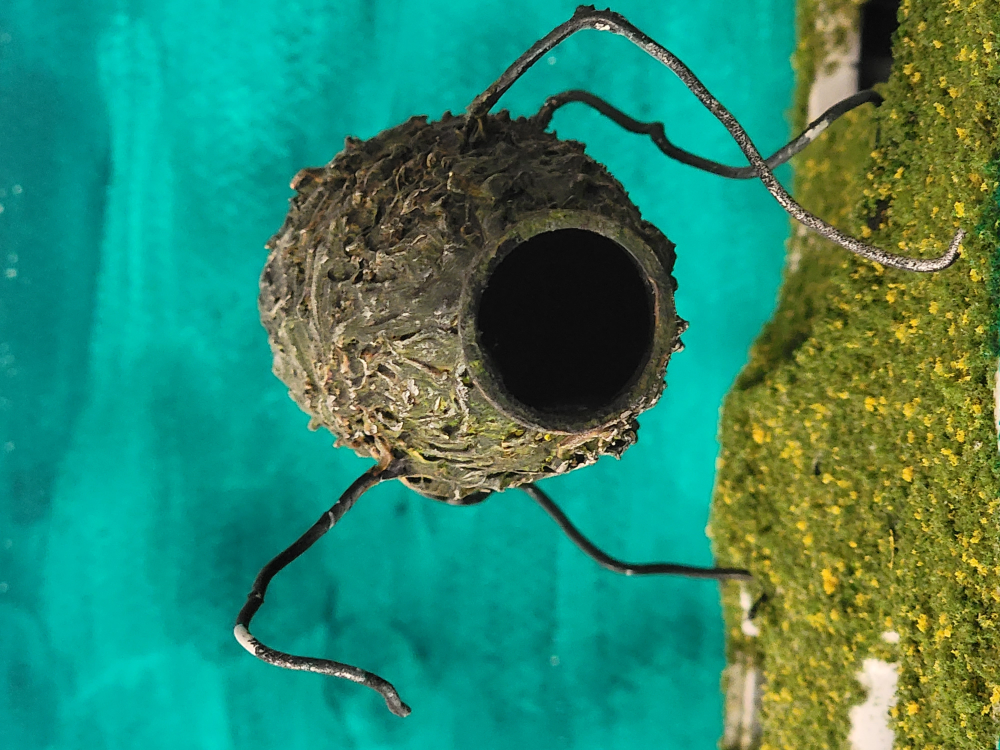
#> input picture photos/character/striding-moss-creature.jpg, 4000 x 3000 px, found by its file name (shown at 1/4 size)
$ python tex_55.py
#> lines starting #> are read from the running program, lines starting #| are printed output that depends on the picture
"""Textures for queue item 55 (photos/character/striding-moss-creature.jpg; stored sideways, turned upright first).
  mc_moss.png   the creature's crusty moss/bark skin, cut from the top of its egg body, made seamless
  mc_mound.png  the bright model-railway grass mound with yellow flower flecks, seamless
"""
import os, numpy as np, cv2
from PIL import Image
OUT = "assets/textures"
im = cv2.cvtColor(np.asarray(Image.open("photos/character/striding-moss-creature.jpg").convert("RGB").transpose(Image.ROTATE_270)), cv2.COLOR_RGB2BGR)
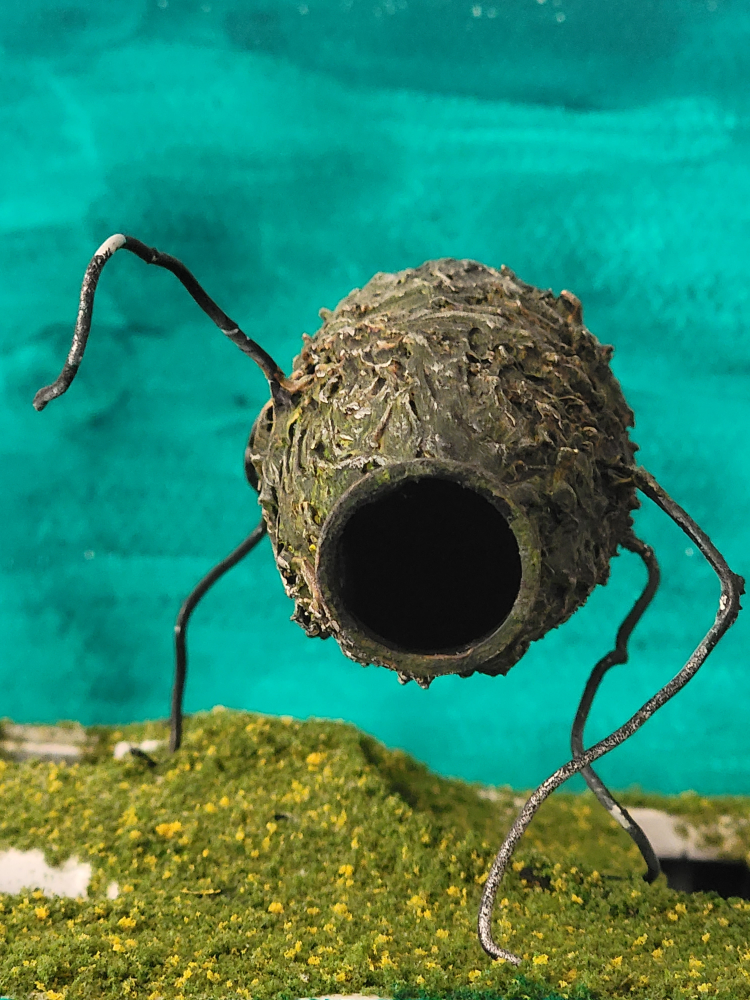
#> im: shape (4000, 3000, 3) (shown at 1/4 size); mean B, G, R 106.4, 135.8, 46.4
H, W = im.shape[:2]
#> H = 4000; W = 3000
def crop(a, b): return im[int(b[1] * H):int(b[3] * H), int(b[0] * W):int(b[2] * W)]
def seamless(p, size, flat=True):
#> called with size = (512, 512), flat = True
    p = cv2.resize(p, size, interpolation=cv2.INTER_AREA).astype(np.float32); w, h = size
    r = np.roll(np.roll(p, h // 2, 0), w // 2, 1)
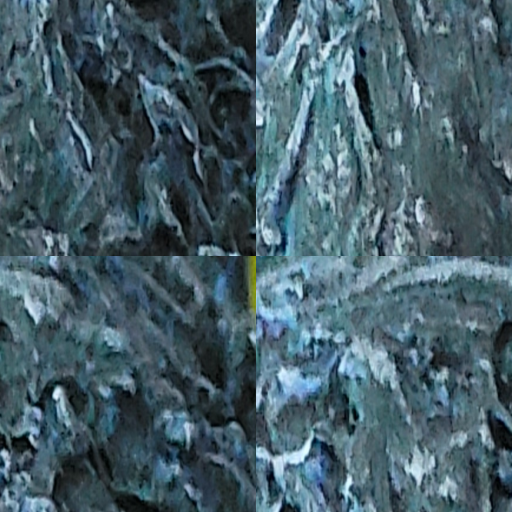
#> r: shape (512, 512, 3) float32; mean of channels 0, 1, 2 70.6, 94.3, 104.7; drawn as R, G, B
    wx = np.minimum(np.minimum(np.arange(w), w - 1 - np.arange(w)) / (w / 2), 1); wy = np.minimum(np.minimum(np.arange(h), h - 1 - np.arange(h)) / (h / 2), 1)
    m = np.minimum(wy[:, None], wx[None, :])[:, :, None] ** 0.6
    out = p * m + r * (1 - m)
    if flat: low = cv2.GaussianBlur(out, (0, 0), w / 6); out = out - low + low.mean((0, 1))
#> after `low = cv2.GaussianBlur(out, (0, 0), w / 6)`:
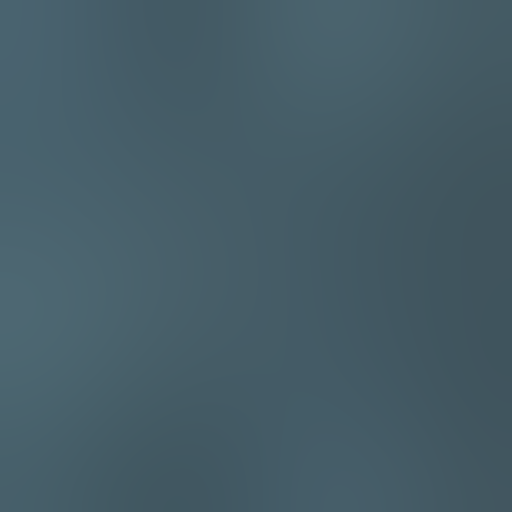
#> low: shape (512, 512, 3) float64; mean of channels 0, 1, 2 69.6, 92.9, 103.2; drawn as R, G, B
    return out.clip(0, 255).astype(np.uint8)
def save(n, a): cv2.imwrite(os.path.join(OUT, n), a); print("wrote", n)
#> called with n = 'mc_moss.png'
#| wrote mc_moss.png
# body skin: the upper body between the antenna root and the right edge, above the mouth
save("mc_moss.png", seamless(im[int(0.31 * H):int(0.45 * H), int(0.49 * W):int(0.78 * W)], (512, 512)))
# mound grass
save("mc_mound.png", seamless(im[int(0.88 * H):int(0.995 * H), int(0.2 * W):int(0.6 * W)], (512, 512)))
#> call 2 of seamless, with size = (512, 512), flat = True
#> in seamless (call 2), `p = cv2.resize(p, size, interpolation=cv2.INTER_AREA).astype(np.float3`:
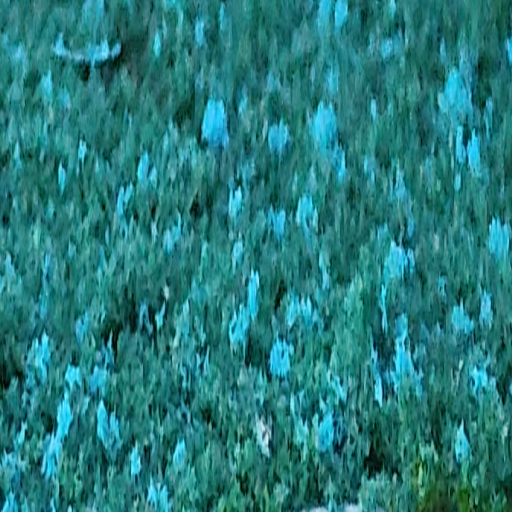
#> p: shape (512, 512, 3) float32; mean of channels 0, 1, 2 37, 124, 124.7; drawn as R, G, B
#> in seamless (call 2), `r = np.roll(np.roll(p, h // 2, 0), w // 2, 1)`:
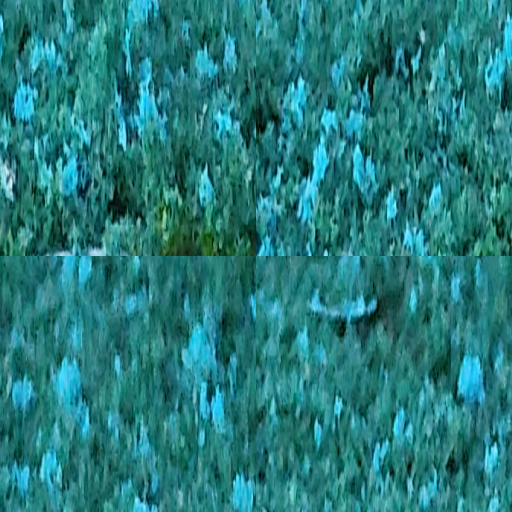
#> r: shape (512, 512, 3) float32; mean of channels 0, 1, 2 37, 124, 124.7; drawn as R, G, B
#> in seamless (call 2), `out = p * m + r * (1 - m)`:
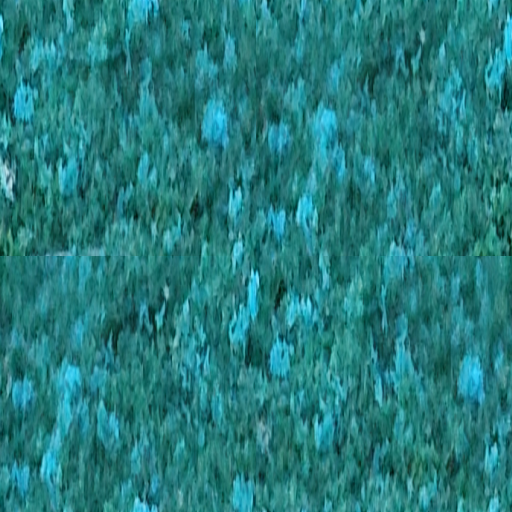
#> out: shape (512, 512, 3) float64; mean of channels 0, 1, 2 37.3, 125.4, 126.7; drawn as R, G, B
#> in seamless (call 2), `low = cv2.GaussianBlur(out, (0, 0), w / 6)`:
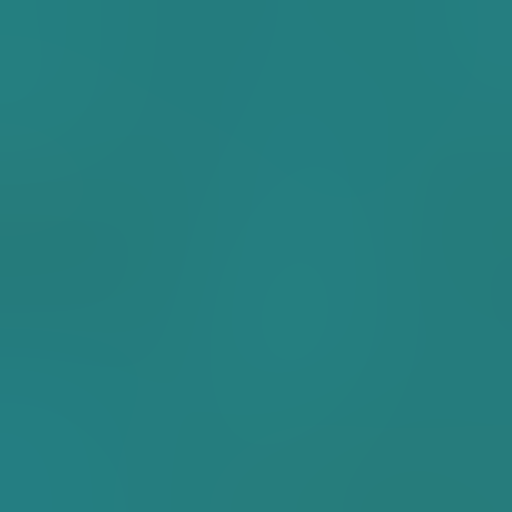
#> low: shape (512, 512, 3) float64; mean of channels 0, 1, 2 37.3, 125.4, 126.7; drawn as R, G, B
#| wrote mc_mound.png

$ run again, with photos/character/hoodie-skull-figurine.png saved as photos/character/striding-moss-creature.jpg
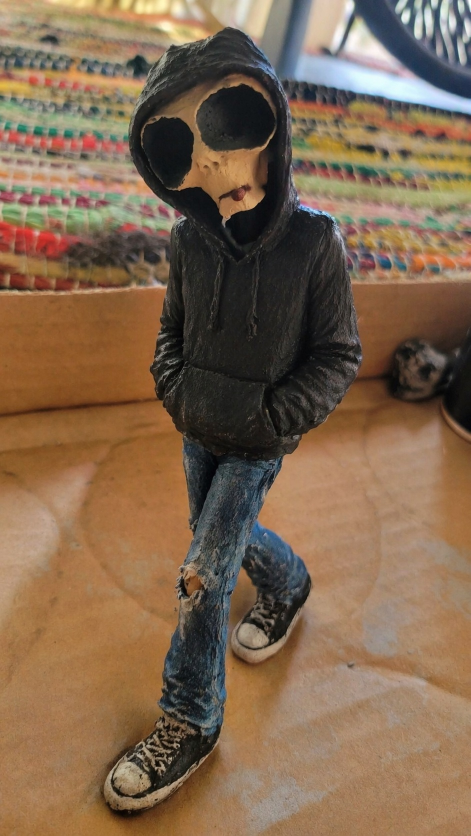
#> input picture photos/character/hoodie-skull-figurine.png, 941 x 1672 px, found by its file name (shown at 1/2 size)
#| wrote mc_moss.png
#> in seamless (call 2), `r = np.roll(np.roll(p, h // 2, 0), w // 2, 1)`:
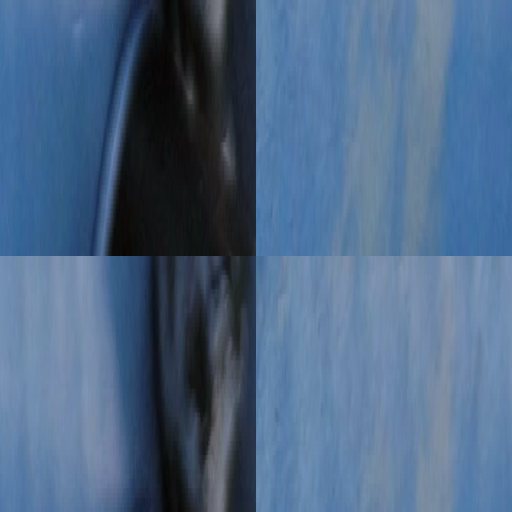
#> r: shape (512, 512, 3) float32; mean of channels 0, 1, 2 76.3, 102.3, 132.7; drawn as R, G, B
#> in seamless (call 2), `low = cv2.GaussianBlur(out, (0, 0), w / 6)`:
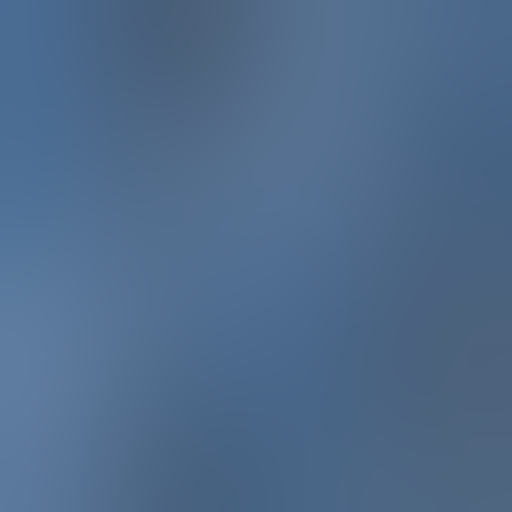
#> low: shape (512, 512, 3) float64; mean of channels 0, 1, 2 79, 106.8, 139.2; drawn as R, G, B
#| wrote mc_mound.png
